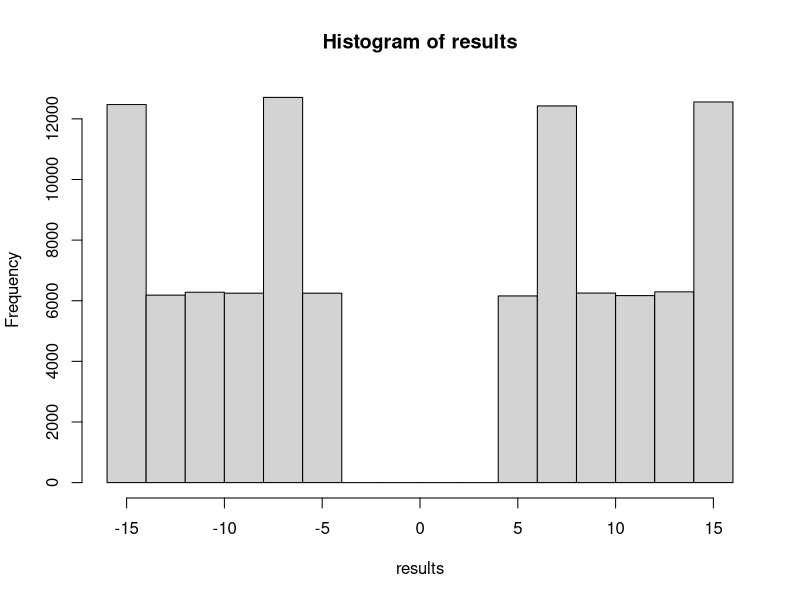
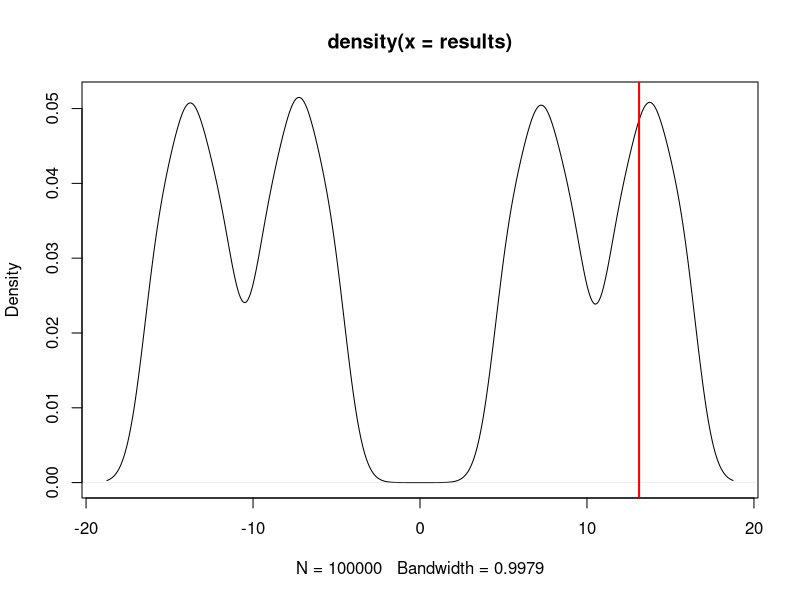

The R source for these figures, in order:
## ---- chunk 1
knitr::opts_chunk$set(echo = TRUE)
## ---- chunk 2
city.names <- c("A", "B", "C", "D", "E", "F", "G", "H")
observed.turnout = c(17, 30, 13, 55, 26, 29, 48, 43)

observed.diffmeans <- mean(observed.turnout[c(2,4,6,8)]) - 
  mean(observed.turnout[c(1,3,5,7)])

print(observed.diffmeans)

foo <- as.data.frame(observed.turnout, row.names = city.names)
## ---- chunk 3
# Assignment function
assignment <- function() {
  # Four coin flips, establishing random assignment
  assig <- matrix(nrow=8) #Establish Size of Matrix
  assig[1:2,] <- foo[sample(1:2),]
  assig[3:4,]  <- foo[sample(3:4),]
  assig[5:6,]  <- foo[sample(5:6),]
  assig[7:8,]  <- foo[sample(7:8),]
  
  treatment.group   <- assig[c(1,3,5,7),]
  control.group     <- assig[c(2,4,6,8),]
  
  return(mean(treatment.group) - mean(control.group))# removed indexis, these are simply lists
}
## ---- chunk 4
# Iterating the Assignment function
iter.RI <- function(iterations = 100000) {
  for (i in 1:iterations) 
  {
    storage.vector[i] <- assignment()
  }
  return(storage.vector) #only return after 100000 iterations are done
}
## ---- chunk 5
storage.vector <- NULL
results <- iter.RI()
## ---- chunk 6
quantile(results, probs = c(0.95, 0.975)) #should be probs, but prob worked as well

length(unique(results))

hist(results)
plot(density(results))
abline(v = 13.12, lwd = 2, col = "red")
